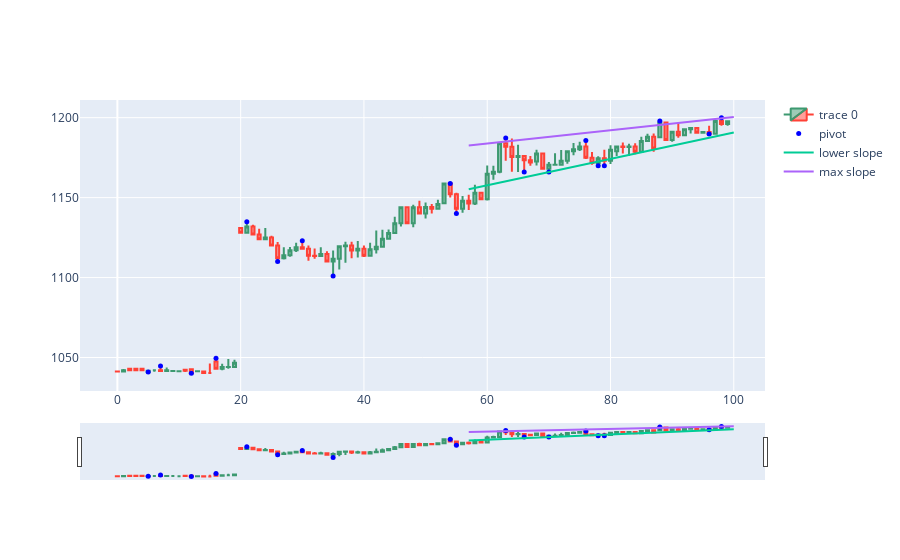

Notebook source saved alongside this figure:
### Code cell
candle = 100
backcandles = 40
window = 3

#dfpl = df[candle-backcandles-window-5:candle+200]

fig = go.Figure(data=[go.Candlestick(x=dfpl.index,
                open=dfpl['open'],
                high=dfpl['high'],
                low=dfpl['low'],
                close=dfpl['close'])])

fig.add_scatter(x=dfpl.index, y=dfpl['pointpos'], mode="markers",
                marker=dict(size=5, color="blue"),
                name="pivot")

sl_lows, interc_lows, sl_highs, interc_highs, r_sq_l, r_sq_h = collect_channel(candle, backcandles, window)
print(r_sq_l, r_sq_h)
x = np.array(range(candle-backcandles-window, candle+1))
fig.add_trace(go.Scatter(x=x, y=sl_lows*x + interc_lows, mode='lines', name='lower slope'))
fig.add_trace(go.Scatter(x=x, y=sl_highs*x + interc_highs, mode='lines', name='max slope'))
#fig.update_layout(xaxis_rangeslider_visible=False)
fig.show()
